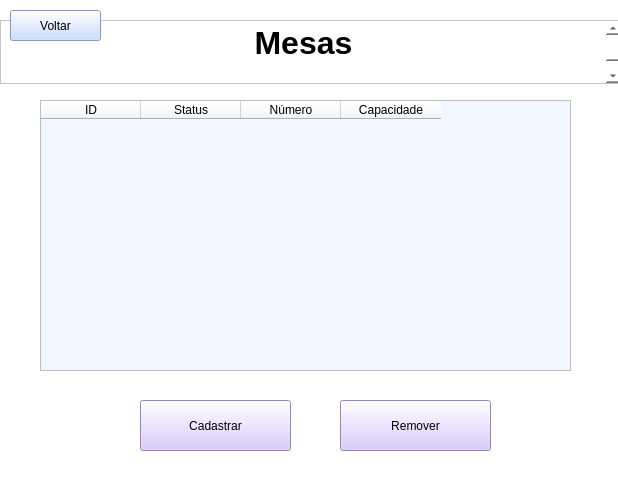
<?xml version="1.0" encoding="UTF-8"?>
<ui version="4.0">
 <class>MainWindow</class>
 <widget class="QMainWindow" name="MainWindow">
  <property name="geometry">
   <rect>
    <x>0</x>
    <y>0</y>
    <width>618</width>
    <height>500</height>
   </rect>
  </property>
  <property name="windowTitle">
   <string>MainWindow</string>
  </property>
  <property name="styleSheet">
   <string notr="true">background-color: rgb(255, 255, 255);</string>
  </property>
  <widget class="QWidget" name="centralwidget">
   <widget class="QTextEdit" name="textEdit">
    <property name="geometry">
     <rect>
      <x>0</x>
      <y>20</y>
      <width>621</width>
      <height>64</height>
     </rect>
    </property>
    <property name="html">
     <string>&lt;!DOCTYPE HTML PUBLIC &quot;-//W3C//DTD HTML 4.0//EN&quot; &quot;http://www.w3.org/TR/REC-html40/strict.dtd&quot;&gt;
&lt;html&gt;&lt;head&gt;&lt;meta name=&quot;qrichtext&quot; content=&quot;1&quot; /&gt;&lt;meta charset=&quot;utf-8&quot; /&gt;&lt;style type=&quot;text/css&quot;&gt;
p, li { white-space: pre-wrap; }
hr { height: 1px; border-width: 0; }
li.unchecked::marker { content: &quot;\2610&quot;; }
li.checked::marker { content: &quot;\2612&quot;; }
&lt;/style&gt;&lt;/head&gt;&lt;body style=&quot; font-family:'Segoe UI'; font-size:9pt; font-weight:400; font-style:normal;&quot;&gt;
&lt;p align=&quot;center&quot; style=&quot; margin-top:0px; margin-bottom:0px; margin-left:0px; margin-right:0px; -qt-block-indent:0; text-indent:0px;&quot;&gt;&lt;span style=&quot; font-size:24pt; font-weight:700;&quot;&gt;Mesas&lt;/span&gt;&lt;/p&gt;
&lt;p align=&quot;center&quot; style=&quot;-qt-paragraph-type:empty; margin-top:0px; margin-bottom:0px; margin-left:0px; margin-right:0px; -qt-block-indent:0; text-indent:0px; font-size:24pt; font-weight:700;&quot;&gt;&lt;br /&gt;&lt;/p&gt;&lt;/body&gt;&lt;/html&gt;</string>
    </property>
   </widget>
   <widget class="QTableWidget" name="tabela_mesas">
    <property name="geometry">
     <rect>
      <x>40</x>
      <y>100</y>
      <width>531</width>
      <height>271</height>
     </rect>
    </property>
    <property name="styleSheet">
     <string notr="true">background-color: rgb(242, 246, 255);</string>
    </property>
    <column>
     <property name="text">
      <string>ID</string>
     </property>
    </column>
    <column>
     <property name="text">
      <string>Status</string>
     </property>
    </column>
    <column>
     <property name="text">
      <string>Número</string>
     </property>
    </column>
    <column>
     <property name="text">
      <string>Capacidade</string>
     </property>
    </column>
   </widget>
   <widget class="QPushButton" name="bt_cadastrarMesa">
    <property name="geometry">
     <rect>
      <x>140</x>
      <y>400</y>
      <width>151</width>
      <height>51</height>
     </rect>
    </property>
    <property name="styleSheet">
     <string notr="true">background-color: rgb(209, 187, 255);</string>
    </property>
    <property name="text">
     <string>Cadastrar</string>
    </property>
   </widget>
   <widget class="QPushButton" name="bt_removerMesa">
    <property name="geometry">
     <rect>
      <x>340</x>
      <y>400</y>
      <width>151</width>
      <height>51</height>
     </rect>
    </property>
    <property name="styleSheet">
     <string notr="true">background-color: rgb(209, 187, 255);</string>
    </property>
    <property name="text">
     <string>Remover</string>
    </property>
   </widget>
   <widget class="QPushButton" name="bt_voltar">
    <property name="geometry">
     <rect>
      <x>10</x>
      <y>10</y>
      <width>91</width>
      <height>31</height>
     </rect>
    </property>
    <property name="styleSheet">
     <string notr="true">background-color: rgb(190, 211, 255);</string>
    </property>
    <property name="text">
     <string>Voltar</string>
    </property>
   </widget>
  </widget>
  <widget class="QStatusBar" name="statusbar"/>
 </widget>
 <resources/>
 <connections/>
</ui>
